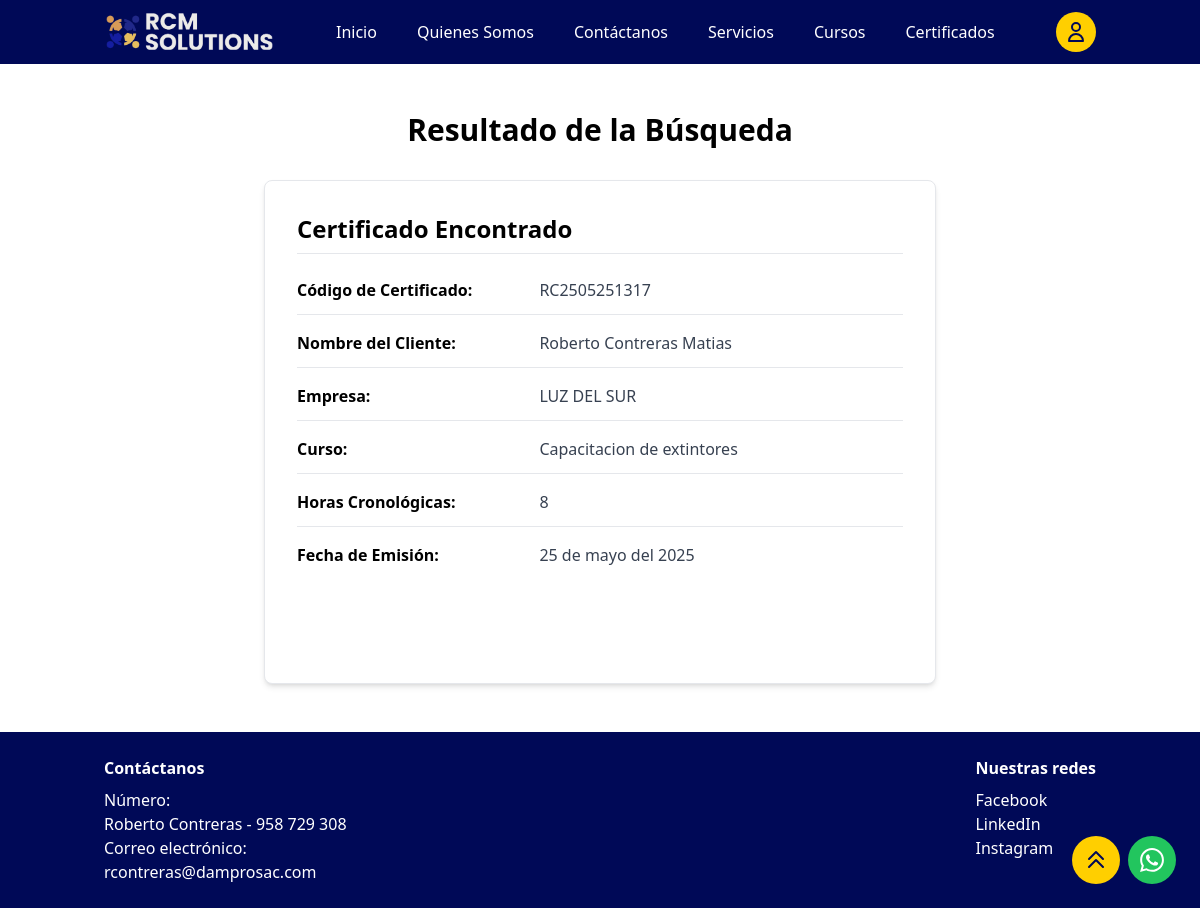
Page /certificados/RC2505251317/ on the committed database.
### system/models.py (models this page shows)
class Certificate(models.Model):
    cert_code = models.CharField(max_length=100, unique=True)
    usuario = models.ForeignKey(Usuario, on_delete=models.CASCADE, related_name='certificates')
    course = models.ForeignKey(Course, on_delete=models.CASCADE, related_name='certificates')
    empresa = models.ForeignKey(Empresa, on_delete=models.CASCADE, related_name='certificates', null=True, blank=True)
    creation_date = models.DateTimeField(default=models.functions.Now)  # Se cambió de auto_now_add=True para permitir edición
    chronological_hours = models.PositiveIntegerField()

class Usuario(models.Model):
    first_name = models.CharField(max_length=100)
    last_name = models.CharField(max_length=100)
    second_last_name = models.CharField(max_length=100, blank=True, null=True)
    dni = models.CharField(max_length=8, unique=True, null=True, blank=True)  # DNI peruano estándar de 8 dígitos
    user_type = models.CharField(max_length=50)
    empresa = models.ForeignKey(Empresa, on_delete=models.CASCADE, related_name='usuarios', null=True, blank=True)

class Empresa(models.Model):
    ruc = models.CharField(max_length=11, unique=True)
    nombre = models.CharField(max_length=200)  # razón social

class Course(models.Model):
    name = models.CharField(max_length=200)
    course_hours = models.PositiveIntegerField()

### system/views.py (the view)
# urls.py: path('certificados/<str:cert_code>/', views.certificado_detail, name='certificado_detail'),
def certificado_detail(request, cert_code):
    certificado = None
    error = None
    mes_espanol = None
    try:
        certificado = Certificate.objects.select_related('usuario', 'course', 'empresa').get(cert_code=cert_code)
        if certificado:
            mes_numero = certificado.creation_date.month
            mes_espanol = get_mes_completo_espanol(mes_numero)
    except Certificate.DoesNotExist:
        error = f"No se encontró ningún certificado con el código: {cert_code}"
    return render(request, 'system/certificado_detail.html', {
        'certificado': certificado,
        'error': error,
        'mes_espanol': mes_espanol
    })

### system/views.py (called while the page is built)
def get_mes_completo_espanol(numero_mes):
    meses_espanol = {
        1: 'enero',
        2: 'febrero',
        3: 'marzo',
        4: 'abril',
        5: 'mayo',
        6: 'junio',
        7: 'julio',
        8: 'agosto',
        9: 'septiembre',
        10: 'octubre',
        11: 'noviembre',
        12: 'diciembre'
    }
    return meses_espanol.get(numero_mes, '')

### system/templates/system/certificado_detail.html (shortened to what this page needs)
{% extends 'system/base.html' %}
{% block content %}
<section id="certificado-detail" class="bg-white py-12">
  <div class="container mx-auto px-4">
    <h1 class="text-3xl font-bold text-center text-dampro-dark mb-8">Resultado de la Búsqueda</h1>
    <div class="max-w-2xl mx-auto">
      {% if certificado %}
        <div class="bg-white p-8 rounded-lg shadow-md border border-gray-200">
          <h2 class="text-2xl font-bold text-dampro-dark mb-6 pb-2 border-b border-gray-200">Certificado Encontrado</h2>
          <div class="space-y-4 mb-8">
            <div class="flex flex-col sm:flex-row border-b border-gray-200 pb-3">
              <span class="font-bold text-dampro-dark w-full sm:w-2/5">Código de Certificado:</span>
              <span class="text-gray-700 w-full sm:w-3/5">{{ certificado.cert_code }}</span>
            </div>
            <div class="flex flex-col sm:flex-row border-b border-gray-200 pb-3">
              <span class="font-bold text-dampro-dark w-full sm:w-2/5">Nombre del Cliente:</span>
              <span class="text-gray-700 w-full sm:w-3/5">
                {{ certificado.usuario.first_name }}
                {{ certificado.usuario.last_name }}
                {% if certificado.usuario.second_last_name %}{{ certificado.usuario.second_last_name }}{% endif %}
              </span>
            </div>
              {% if certificado.empresa %}
            <div class="flex flex-col sm:flex-row border-b border-gray-200 pb-3">
              <span class="font-bold text-dampro-dark w-full sm:w-2/5">Empresa:</span>
              <span class="text-gray-700 w-full sm:w-3/5">{{ certificado.empresa.nombre }}</span>
            </div>
            {% endif %}
            <div class="flex flex-col sm:flex-row border-b border-gray-200 pb-3">
              <span class="font-bold text-dampro-dark w-full sm:w-2/5">Curso:</span>
              <span class="text-gray-700 w-full sm:w-3/5">{{ certificado.course.name }}</span>
            </div>
            <div class="flex flex-col sm:flex-row border-b border-gray-200 pb-3">
              <span class="font-bold text-dampro-dark w-full sm:w-2/5">Horas Cronológicas:</span>
              <span class="text-gray-700 w-full sm:w-3/5">{{ certificado.chronological_hours }}</span>
            </div>
            <div class="flex flex-col sm:flex-row pb-3">
              <span class="font-bold text-dampro-dark w-full sm:w-2/5">Fecha de Emisión:</span>
              <span class="text-gray-700 w-full sm:w-3/5">{{ certificado.creation_date|date:"d" }} de {{ mes_espanol }} del {{ certificado.creation_date|date:"Y" }}</span>
            </div>
          </div>
          <div class="flex justify-between items-center mt-8">
            <a href="{% url 'system:certificados' %}" class="inline-block bg-dampro-dark text-white py-2 px-6 rounded-md font-medium hover:bg-opacity-90 transition-colors">Volver a Buscar</a>
          </div>
        </div>
      {% endif %}
    </div>
  </div>
</section>
{% endblock %}

### rows in the picture
Certificate: cert_code "RC2505251317", usuario.first_name "Roberto", usuario.last_name "Contreras", usuario.second_last_name "Matias", empresa.nombre "LUZ DEL SUR", course.name "Capacitacion de extintores", chronological_hours "8", creation_date "25", creation_date "2025"

### other values in the picture
{{ mes_espanol }} "mayo"
